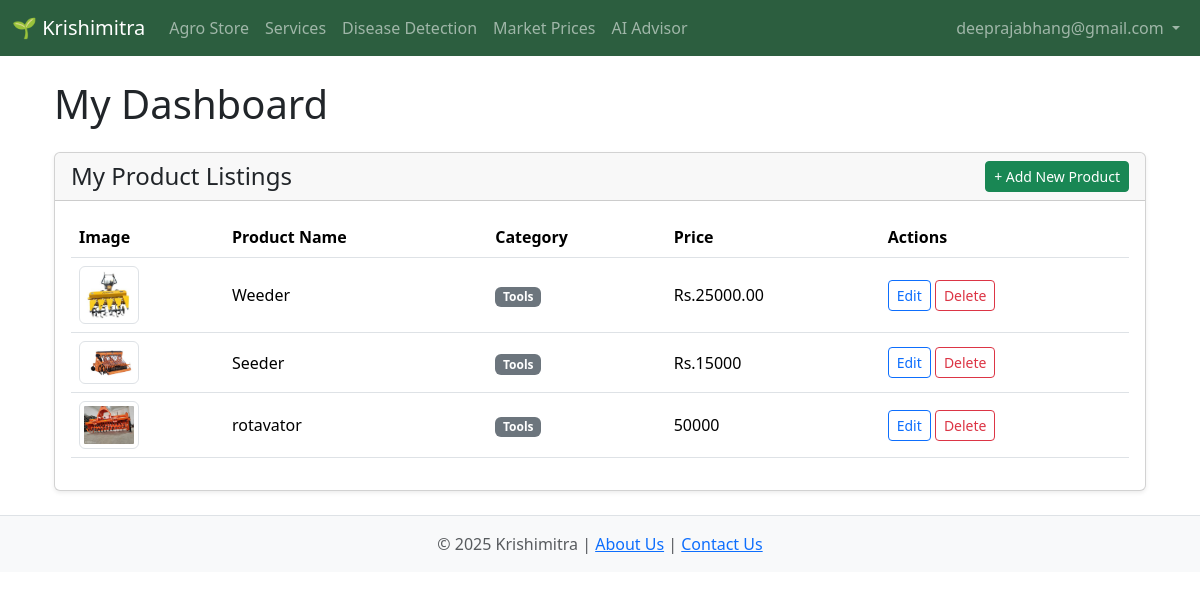
Page /dashboard (signed in) on the committed database.
### app.py (models this page shows)
class Product(db.Model):
    id = db.Column(db.Integer, primary_key=True)
    name = db.Column(db.String(100), nullable=False)
    category = db.Column(db.String(50), nullable=False)
    description = db.Column(db.Text, nullable=False)
    price = db.Column(db.String(50), nullable=False)
    image = db.Column(db.String(255), nullable=False)
    seller_id = db.Column(db.Integer, db.ForeignKey('user.id'), nullable=False)

### app.py (the view)
@app.route('/dashboard')
@login_required
def dashboard():
    user_products = Product.query.filter_by(seller_id=session['user_id']).order_by(Product.id.desc()).all()
    user_services = Service.query.filter_by(provider_id=session['user_id']).order_by(Service.id.desc()).all()
    return render_template('dashboard.html', products=user_products, services=user_services)

### app.py (called while the page is built)
def login_required(f):
    @wraps(f)
    def decorated_function(*args, **kwargs):
        if 'user_id' not in session:
            flash('Please log in to access this page.', 'error')
            return redirect(url_for('login'))
        return f(*args, **kwargs)
    return decorated_function

### templates/dashboard.html (shortened to what this page needs)
{% extends 'base.html' %}
{% block content %}
<div class="container my-4">
    <h1 class="mb-4">My Dashboard</h1>
    <div class="card shadow-sm">
        <div class="card-header d-flex justify-content-between align-items-center">
            <h4 class="mb-0">My Product Listings</h4>
            <a href="{{ url_for('add_product') }}" class="btn btn-success btn-sm">+ Add New Product</a>
        </div>
        <div class="card-body">
            {% if products %}
                <div class="table-responsive">
                    <table class="table table-hover align-middle">
                        <thead>
                            <tr>
                                <th>Image</th>
                                <th>Product Name</th>
                                <th>Category</th>
                                <th>Price</th>
                                <th>Actions</th>
                            </tr>
                        </thead>
                        <tbody>
                            {% for product in products %}
                                <tr>
                                    <td>
                                        <img src="{{ product.image }}" alt="{{ product.name }}" width="60" class="img-thumbnail">
                                    </td>
                                    <td>{{ product.name }}</td>
                                    <td><span class="badge bg-secondary">{{ product.category }}</span></td>
                                    <td>{{ product.price }}</td>
                                    <td>
                                        {% if session.get('user_id') == product.seller_id %}
                                            <a href="{{ url_for('edit_product', product_id=product.id) }}" class="btn btn-sm btn-outline-primary">Edit</a>
                                            <form action="{{ url_for('delete_product', product_id=product.id) }}" method="POST" class="d-inline" onsubmit="return confirm('Are you sure you want to delete this product?');">
                                                <button type="submit" class="btn btn-sm btn-outline-danger">Delete</button>
                                            </form>
                                        {% endif %}
                                    </td>
                                </tr>
                            {% endfor %}
                        </tbody>
                    </table>
                </div>
            {% else %}
                <p class="text-center text-muted p-3">You have not listed any products yet. <a href="{{ url_for('add_product') }}">List one now!</a></p>
            {% endif %}
        </div>
    </div>
</div>
{% endblock %}

### rows in the picture
Product: image (picture), name "Weeder", category "Tools", price "Rs.25000.00"
Product: image (picture), name "Seeder", category "Tools", price "Rs.15000"
Product: image (picture), name "rotavator", category "Tools", price "50000"

### other values in the picture
{{ session.get('user_email') }} "deeprajabhang@gmail.com"
